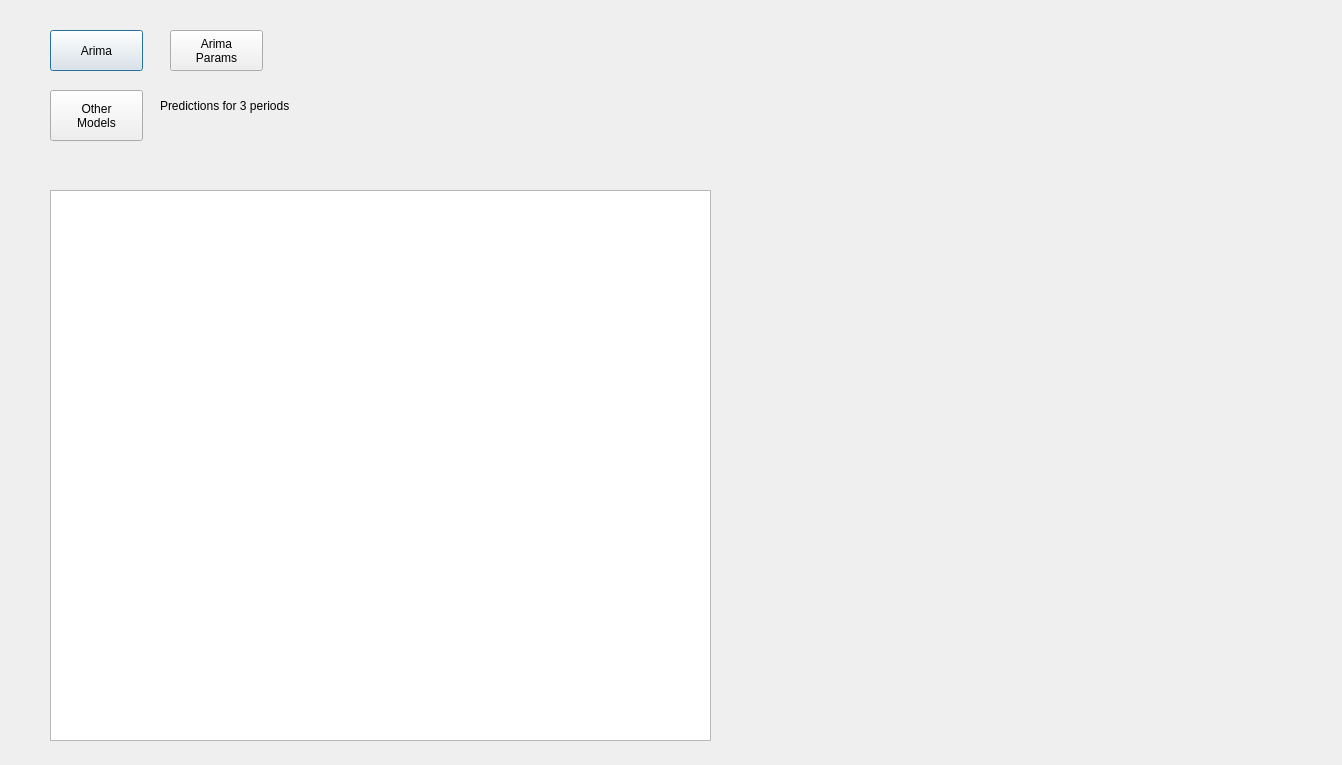
<?xml version="1.0" encoding="UTF-8"?>
<ui version="4.0">
 <class>ts</class>
 <widget class="QDialog" name="ts">
  <property name="geometry">
   <rect>
    <x>0</x>
    <y>0</y>
    <width>1342</width>
    <height>765</height>
   </rect>
  </property>
  <property name="windowTitle">
   <string>Machine Learning</string>
  </property>
  <property name="windowIcon">
   <iconset>
    <normaloff>../Pics/Electronics.ico</normaloff>../Pics/Electronics.ico</iconset>
  </property>
  <widget class="QTableWidget" name="tstable">
   <property name="geometry">
    <rect>
     <x>50</x>
     <y>190</y>
     <width>661</width>
     <height>551</height>
    </rect>
   </property>
  </widget>
  <widget class="QPushButton" name="btnarima">
   <property name="geometry">
    <rect>
     <x>50</x>
     <y>30</y>
     <width>93</width>
     <height>41</height>
    </rect>
   </property>
   <property name="text">
    <string>Arima</string>
   </property>
  </widget>
  <widget class="QPushButton" name="btnother">
   <property name="geometry">
    <rect>
     <x>50</x>
     <y>90</y>
     <width>93</width>
     <height>51</height>
    </rect>
   </property>
   <property name="text">
    <string>Other
Models</string>
   </property>
  </widget>
  <widget class="QLabel" name="lblmodel">
   <property name="geometry">
    <rect>
     <x>750</x>
     <y>20</y>
     <width>531</width>
     <height>371</height>
    </rect>
   </property>
   <property name="text">
    <string/>
   </property>
  </widget>
  <widget class="QLabel" name="lblmodel1">
   <property name="geometry">
    <rect>
     <x>750</x>
     <y>600</y>
     <width>521</width>
     <height>141</height>
    </rect>
   </property>
   <property name="text">
    <string/>
   </property>
  </widget>
  <widget class="QPushButton" name="btnarimap">
   <property name="geometry">
    <rect>
     <x>170</x>
     <y>30</y>
     <width>93</width>
     <height>41</height>
    </rect>
   </property>
   <property name="text">
    <string>Arima
Params</string>
   </property>
  </widget>
  <widget class="QLabel" name="lblsvr">
   <property name="geometry">
    <rect>
     <x>310</x>
     <y>30</y>
     <width>391</width>
     <height>151</height>
    </rect>
   </property>
   <property name="text">
    <string/>
   </property>
  </widget>
  <widget class="QLabel" name="lbldftest">
   <property name="geometry">
    <rect>
     <x>740</x>
     <y>400</y>
     <width>541</width>
     <height>191</height>
    </rect>
   </property>
   <property name="text">
    <string/>
   </property>
  </widget>
  <widget class="QLabel" name="label">
   <property name="geometry">
    <rect>
     <x>160</x>
     <y>90</y>
     <width>141</width>
     <height>31</height>
    </rect>
   </property>
   <property name="text">
    <string>Predictions for 3 periods</string>
   </property>
  </widget>
 </widget>
 <resources/>
 <connections/>
</ui>
